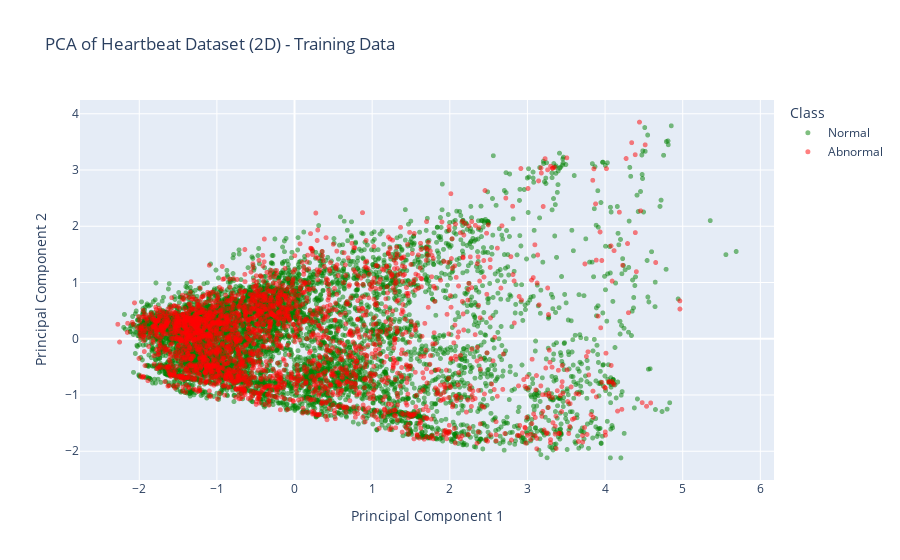
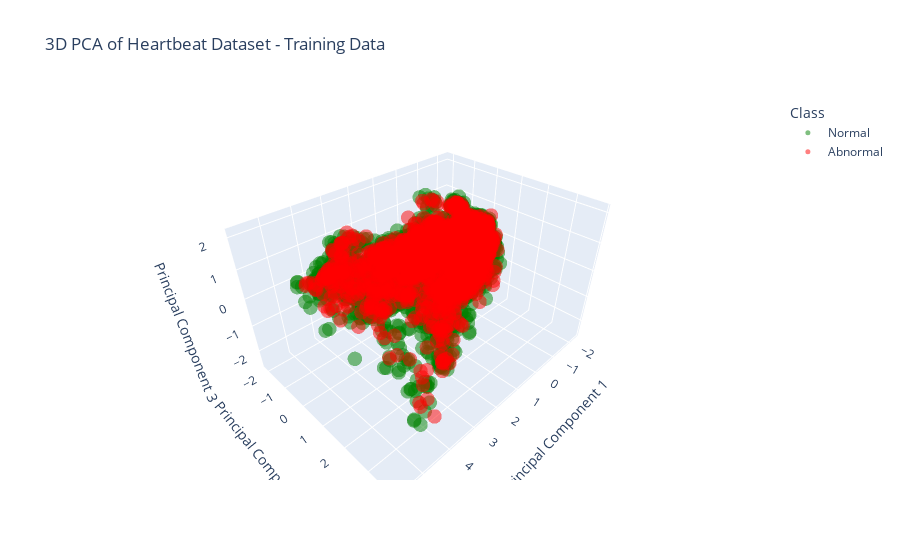
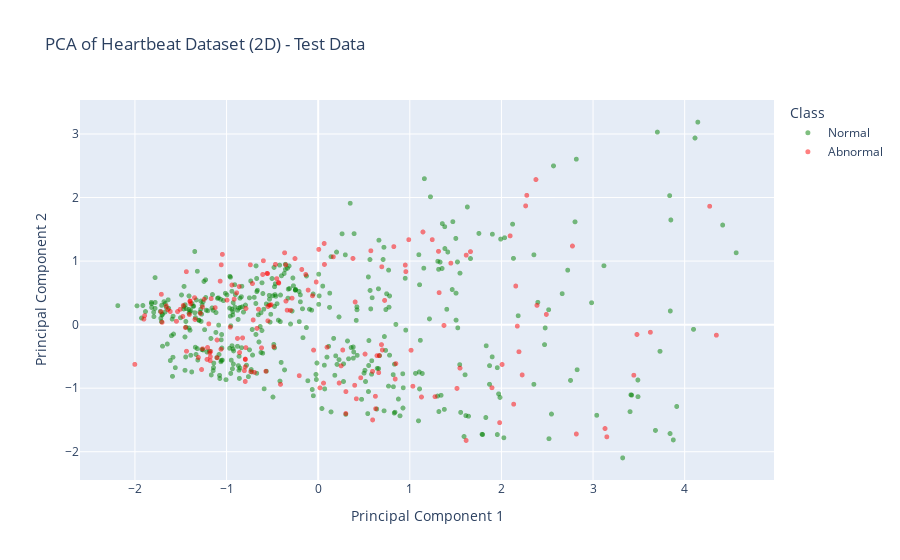
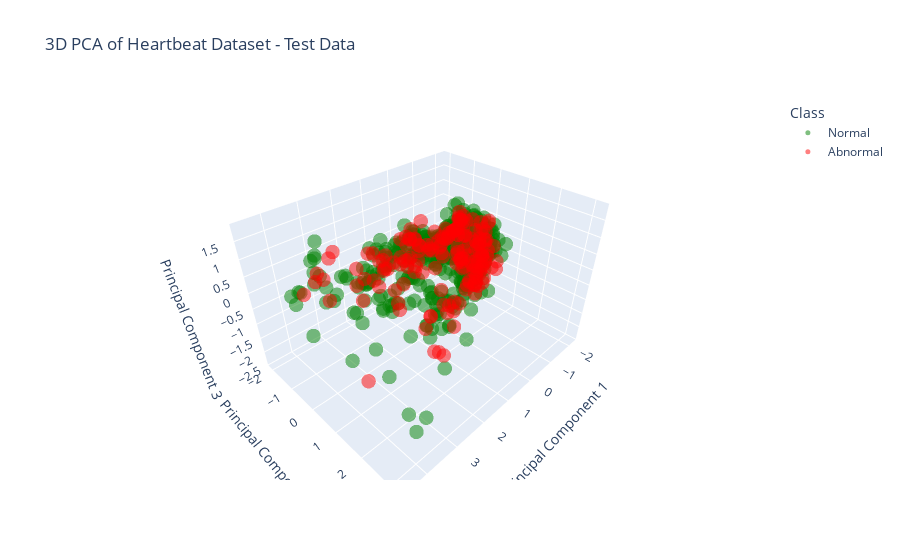

The cell these charts' notebook holds for them, in order:
### Markdown cell above
# PCA Functions for training Dataset

### Code cell
# Define the function to apply PCA
def apply_pca_to_dataset(df, n_components=2):
    X = df.drop('target', axis=1)
    pca = PCA(n_components=n_components)
    components = pca.fit_transform(X)
    df_pca = pd.DataFrame(data=components, columns=[f'Principal Component {i+1}' for i in range(n_components)])
    df_pca['target'] = df['target']
    return df_pca, pca

# Define the function to plot PCA results (2D)
def plot_pca_results(df_pca, title='PCA of Dataset'):
    # Define custom colors and labels for each category
    color_mapping = {0: 'red', 1: 'green'}
    label_mapping = {0: 'Abnormal', 1: 'Normal'}
    
    # Map the target to the corresponding colors and labels
    df_pca['color'] = df_pca['target'].map(color_mapping)
    df_pca['label'] = df_pca['target'].map(label_mapping)

    # Create a scatter plot for the PCA results
    fig = px.scatter(df_pca, x='Principal Component 1', y='Principal Component 2', color='label',
                     color_discrete_map={'Normal': 'green', 'Abnormal': 'red'},
                     title=title, labels={'label': 'Class'}, opacity=0.5)
    fig.update_traces(marker=dict(size=5))
    fig.show()

# Define the function to create a Scree plot
def create_scree_plot(pca, title='Scree Plot'):
    explained_var_ratio = pca.explained_variance_ratio_
    components = np.arange(len(explained_var_ratio)) + 1

    plt.figure(figsize=(8, 5))
    plt.plot(components, explained_var_ratio, 'o-', linewidth=2, color='blue')
    plt.title(title)
    plt.xlabel('Principal Component')
    plt.ylabel('Variance Explained (%)')
    plt.xticks(components)
    plt.show()

# Apply PCA to the training dataset for 10 components to create the Scree plot
df_pca_train, pca_train = apply_pca_to_dataset(ptbdb_train, n_components=10)
create_scree_plot(pca_train, title='Scree Plot for Training Data')

# Apply PCA to the training dataset for 2 components and plot the 2D PCA results
df_pca_train, pca_train = apply_pca_to_dataset(ptbdb_train, n_components=2)
plot_pca_results(df_pca_train, title='PCA of Heartbeat Dataset (2D) - Training Data')

# Apply PCA to the training dataset for 3 components and plot the 3D PCA results
df_pca_train, pca_train = apply_pca_to_dataset(ptbdb_train, n_components=3)
df_pca_train['color'] = df_pca_train['target'].map({0: 'red', 1: 'green'})
df_pca_train['label'] = df_pca_train['target'].map({0: 'Abnormal', 1: 'Normal'})

fig = px.scatter_3d(df_pca_train, x='Principal Component 1', y='Principal Component 2', z='Principal Component 3',
                    color='label',
                    color_discrete_map={'Normal': 'green', 'Abnormal': 'red'},
                    title='3D PCA of Heartbeat Dataset - Training Data',
                    labels={'label': 'Class'}, opacity=0.5)
fig.update_traces(marker=dict(size=5))
fig.show()

# Apply PCA to the test dataset for 10 components to create the Scree plot
df_pca_test, pca_test = apply_pca_to_dataset(ptbdb_test, n_components=10)
create_scree_plot(pca_test, title='Scree Plot for Test Data')

# Apply PCA to the test dataset for 2 components and plot the 2D PCA results
df_pca_test, pca_test = apply_pca_to_dataset(ptbdb_test, n_components=2)
plot_pca_results(df_pca_test, title='PCA of Heartbeat Dataset (2D) - Test Data')

# Apply PCA to the test dataset for 3 components and plot the 3D PCA results
df_pca_test, pca_test = apply_pca_to_dataset(ptbdb_test, n_components=3)
df_pca_test['color'] = df_pca_test['target'].map({0: 'red', 1: 'green'})
df_pca_test['label'] = df_pca_test['target'].map({0: 'Abnormal', 1: 'Normal'})

fig = px.scatter_3d(df_pca_test, x='Principal Component 1', y='Principal Component 2', z='Principal Component 3',
                    color='label',
                    color_discrete_map={'Normal': 'green', 'Abnormal': 'red'},
                    title='3D PCA of Heartbeat Dataset - Test Data',
                    labels={'label': 'Class'}, opacity=0.5)
fig.update_traces(marker=dict(size=5))
fig.show()

### Figure 1 — Plotly figure (JSON) as saved in the notebook; plotly's stock layout.template omitted (floating-point values rounded to 4 significant figures; data arrays with more than 128 entries replaced by an {"elided": "..."} marker saying what was removed)
{"data": [{"hovertemplate": "Class=Normal<br>Principal Component 1=%{x}<br>Principal Component 2=%{y}<extra></extra>", "legendgroup": "Normal", "marker": {"color": "green", "opacity": 0.5, "size": 5, "symbol": "circle"}, "mode": "markers", "name": "Normal", "showlegend": true, "type": "scattergl", "x": {"elided": "6702 float values"}, "xaxis": "x", "y": {"elided": "6702 float values"}, "yaxis": "y"}, {"hovertemplate": "Class=Abnormal<br>Principal Component 1=%{x}<br>Principal Component 2=%{y}<extra></extra>", "legendgroup": "Abnormal", "marker": {"color": "red", "opacity": 0.5, "size": 5, "symbol": "circle"}, "mode": "markers", "name": "Abnormal", "showlegend": true, "type": "scattergl", "x": {"elided": "2551 float values"}, "xaxis": "x", "y": {"elided": "2551 float values"}, "yaxis": "y"}], "layout": {"legend": {"title": {"text": "Class"}, "tracegroupgap": 0}, "title": {"text": "PCA of Heartbeat Dataset (2D) - Training Data"}, "xaxis": {"anchor": "y", "domain": [0, 1], "title": {"text": "Principal Component 1"}}, "yaxis": {"anchor": "x", "domain": [0, 1], "title": {"text": "Principal Component 2"}}}}

### Figure 2 — Plotly figure (JSON) as saved in the notebook; plotly's stock layout.template omitted (floating-point values rounded to 4 significant figures; data arrays with more than 128 entries replaced by an {"elided": "..."} marker saying what was removed)
{"data": [{"hovertemplate": "Class=Normal<br>Principal Component 1=%{x}<br>Principal Component 2=%{y}<br>Principal Component 3=%{z}<extra></extra>", "legendgroup": "Normal", "marker": {"color": "green", "opacity": 0.5, "size": 5, "symbol": "circle"}, "mode": "markers", "name": "Normal", "scene": "scene", "showlegend": true, "type": "scatter3d", "x": {"elided": "6702 float values"}, "y": {"elided": "6702 float values"}, "z": {"elided": "6702 float values"}}, {"hovertemplate": "Class=Abnormal<br>Principal Component 1=%{x}<br>Principal Component 2=%{y}<br>Principal Component 3=%{z}<extra></extra>", "legendgroup": "Abnormal", "marker": {"color": "red", "opacity": 0.5, "size": 5, "symbol": "circle"}, "mode": "markers", "name": "Abnormal", "scene": "scene", "showlegend": true, "type": "scatter3d", "x": {"elided": "2551 float values"}, "y": {"elided": "2551 float values"}, "z": {"elided": "2551 float values"}}], "layout": {"legend": {"title": {"text": "Class"}, "tracegroupgap": 0}, "scene": {"domain": {"x": [0, 1], "y": [0, 1]}, "xaxis": {"title": {"text": "Principal Component 1"}}, "yaxis": {"title": {"text": "Principal Component 2"}}, "zaxis": {"title": {"text": "Principal Component 3"}}}, "title": {"text": "3D PCA of Heartbeat Dataset - Training Data"}}}

### Figure 3 — Plotly figure (JSON) as saved in the notebook; plotly's stock layout.template omitted (floating-point values rounded to 4 significant figures; data arrays with more than 128 entries replaced by an {"elided": "..."} marker saying what was removed)
{"data": [{"hovertemplate": "Class=Normal<br>Principal Component 1=%{x}<br>Principal Component 2=%{y}<extra></extra>", "legendgroup": "Normal", "marker": {"color": "green", "opacity": 0.5, "size": 5, "symbol": "circle"}, "mode": "markers", "name": "Normal", "showlegend": true, "type": "scattergl", "x": {"elided": "421 float values"}, "xaxis": "x", "y": {"elided": "421 float values"}, "yaxis": "y"}, {"hovertemplate": "Class=Abnormal<br>Principal Component 1=%{x}<br>Principal Component 2=%{y}<extra></extra>", "legendgroup": "Abnormal", "marker": {"color": "red", "opacity": 0.5, "size": 5, "symbol": "circle"}, "mode": "markers", "name": "Abnormal", "showlegend": true, "type": "scattergl", "x": {"elided": "171 float values"}, "xaxis": "x", "y": {"elided": "171 float values"}, "yaxis": "y"}], "layout": {"legend": {"title": {"text": "Class"}, "tracegroupgap": 0}, "title": {"text": "PCA of Heartbeat Dataset (2D) - Test Data"}, "xaxis": {"anchor": "y", "domain": [0, 1], "title": {"text": "Principal Component 1"}}, "yaxis": {"anchor": "x", "domain": [0, 1], "title": {"text": "Principal Component 2"}}}}

### Figure 4 — Plotly figure (JSON) as saved in the notebook; plotly's stock layout.template omitted (floating-point values rounded to 4 significant figures; data arrays with more than 128 entries replaced by an {"elided": "..."} marker saying what was removed)
{"data": [{"hovertemplate": "Class=Normal<br>Principal Component 1=%{x}<br>Principal Component 2=%{y}<br>Principal Component 3=%{z}<extra></extra>", "legendgroup": "Normal", "marker": {"color": "green", "opacity": 0.5, "size": 5, "symbol": "circle"}, "mode": "markers", "name": "Normal", "scene": "scene", "showlegend": true, "type": "scatter3d", "x": {"elided": "421 float values"}, "y": {"elided": "421 float values"}, "z": {"elided": "421 float values"}}, {"hovertemplate": "Class=Abnormal<br>Principal Component 1=%{x}<br>Principal Component 2=%{y}<br>Principal Component 3=%{z}<extra></extra>", "legendgroup": "Abnormal", "marker": {"color": "red", "opacity": 0.5, "size": 5, "symbol": "circle"}, "mode": "markers", "name": "Abnormal", "scene": "scene", "showlegend": true, "type": "scatter3d", "x": {"elided": "171 float values"}, "y": {"elided": "171 float values"}, "z": {"elided": "171 float values"}}], "layout": {"legend": {"title": {"text": "Class"}, "tracegroupgap": 0}, "scene": {"domain": {"x": [0, 1], "y": [0, 1]}, "xaxis": {"title": {"text": "Principal Component 1"}}, "yaxis": {"title": {"text": "Principal Component 2"}}, "zaxis": {"title": {"text": "Principal Component 3"}}}, "title": {"text": "3D PCA of Heartbeat Dataset - Test Data"}}}
